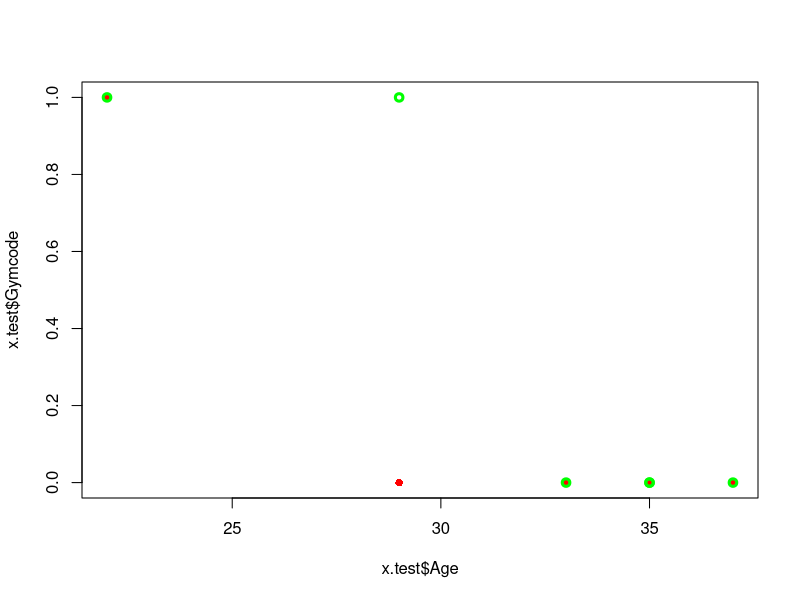
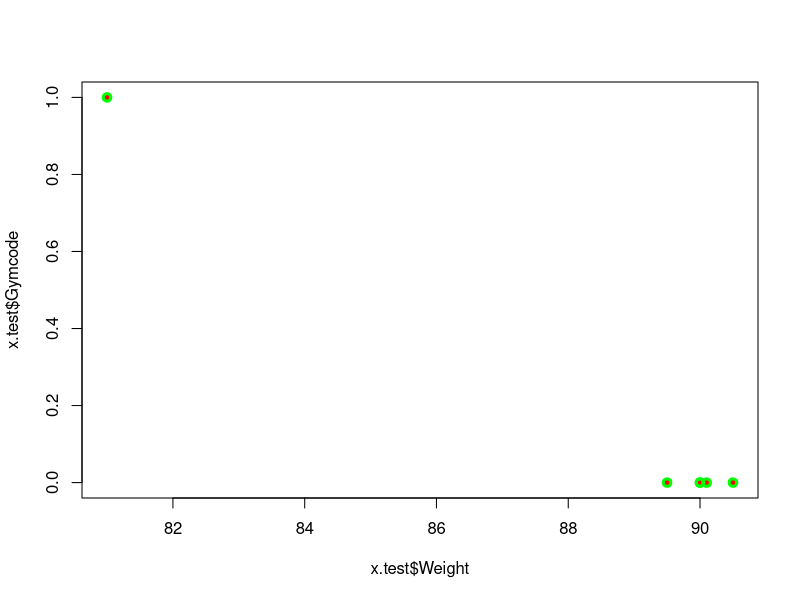

Here is the R script that generated these plots, in order: (Note: this script raises an error after producing the figures.)
#+Supervised Learning: Classification

setwd("G:/My Drive/Spring23/ITC360/Datasets/DMSP23/DataMinigSP23")
x=read.csv("employee.csv")
names(x)
dim(x)
head(x)

s=sample(nrow(x), 24)
x.train=x[s,]
x.test=x[-s,]
##Predict the MS of the employees let say using their Age, Gender, Salary
#Model 0 Whether sobd going to gym or NOT?
#we think that younger people are more likely to go to gym 

m0=lm(Gymcode~Age, data=x.train)

View(x.test)
m0_pr=predict(m0, x.test)
m0_pr

gym_pred=ifelse(m0_pr>0.5, 1, 0)   ##to create a dummy variable
gym_pred
x.test$Gymcode

table(x.test$Gymcode, gym_pred)   #confussion matrix
##wrog classifications 4/6=0.67%      Error Rate
plot(x.test$Age, x.test$Gymcode, col='red', pch=16)
points(x.test$Age, gym_pred, col='green', lwd=3)


names(x)
###Model 1
m1=lm(Gymcode~Weight, data=x.train)
m1_pr=predict(m1, x.test)
m1_pr
gym_pred1=ifelse(m1_pr>0.5, 1, 0)
gym_pred1
#ms_pred1
##plot(x.test$Age, m1_pr)
table(x.test$Gymcode, gym_pred1)
###Error rate= 2/6=33%
plot(x.test$Weight, x.test$Gymcode, col='red', pch=16)
points(x.test$Weight, gym_pred1, col='green', lwd=3)

###Suppose we choose model 1 how we use this for the new data
Weight.new=data.frame(Weight=c(60, 90, 85))
pr_new_data=predict(m1, Weight.new)
pr_new_data
cl_new_data=ifelse(pr_new_data>0.5, 1,0)
cl_new_data

names(x)
head(x$Gender, x$GenCode)
###
m2=lm(Gymcode~Weight+GenCode, data=x.train)
m2_pr=predict(m2, x.test)
m2_pr
gym_pred2=ifelse(m2_pr>0.5, 1, 0)
gym_pred2

table(x.test$Gymcode, gym_pred2)

###Choose m2 over m0 and m1

newData=data.frame(Weight=c(60, 90, 85), 
                   GenCode=c(0, 1, 1))
newData
pr_new_data=predict(m2, newData)
pr_new_data
cl_new_data=ifelse(pr_new_data>0.5, 1,0)
cl_new_data
